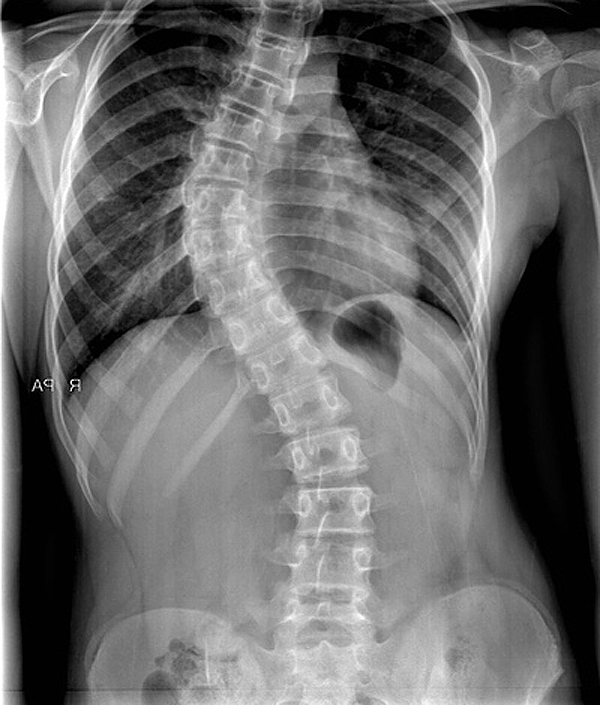
#> input picture ex3.jpg, 600 x 705 px
$ python ayuda_arreglapuntos.py
#> lines starting #> are read from the running program, lines starting #| are printed output that depends on the picture
import numpy as np
from matplotlib import pyplot as plt
import cv2
'''
imagen2 = imread('ex3.jpg')
division=12

lista=[[300., 295.66666667, 335.4, 210.81818182, 376.41666667,
  218., 233.88888889, 382., 371., 281., 334.75, 192., 300., 300.],

 [0., 82., 154.2, 194.54545455, 254.08333333, 315., 375.33333333,
 439.83333333, 494.25, 561.5, 618., 689., 696., 705.]]
img = cv2.imread('ex3.jpg', cv2.IMREAD_COLOR)
'''
lista = [[300., 295.66666667, 335.4, 210.81818182, 376.41666667,
          218., 233.88888889, 382., 371., 281., 334.75, 192., 300., 300.],

         [0., 82., 154.2, 194.54545455, 254.08333333, 315., 375.33333333,
          439.83333333, 494.25, 561.5, 618., 689., 696., 705.]]
img = cv2.imread('ex3.jpg', cv2.IMREAD_COLOR)
#> img is the input picture: shape (705, 600, 3); min 0, max 255, mean 108.2


dimensions = img.shape
#> dimensions = (705, 600, 3)
altura = img.shape[0]
#> altura = 705
ancho = img.shape[1]
#> ancho = 600
print("altura: ",altura)
#| altura:  705
print("ancho: ", ancho)
#| ancho:  600
width = int(ancho)
#> width = 600
height = int(altura)
#> height = 705

dim = (width, height)
#> dim = (600, 705)
resized = cv2.resize(img, dim, interpolation=cv2.INTER_AREA)

fig, ax = plt.subplots()
aa = ax.imshow(resized)
x = lista[0]
y = lista[1]
y_inv = y[::-1]
plt.plot(x, y, 'ob')
plt.show()
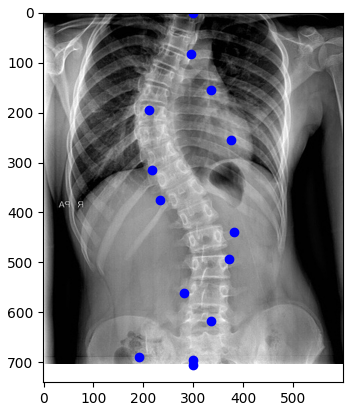
#> figure drawn by matplotlib, 1 panel

$ run again, with ex0.jpg copied over ex3.jpg
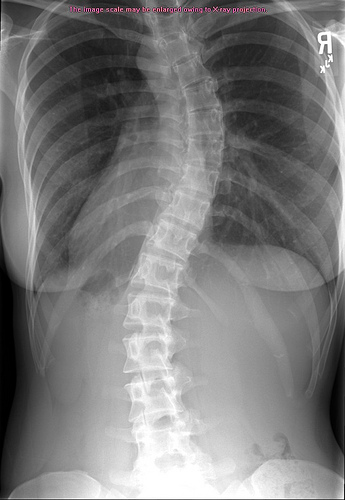
#> input picture ex0.jpg, 345 x 500 px
#> img is the input picture: shape (500, 345, 3); mean B, G, R 123.3, 123.2, 123.5
#| altura:  500
#| ancho:  345
#> `plt.show()`:
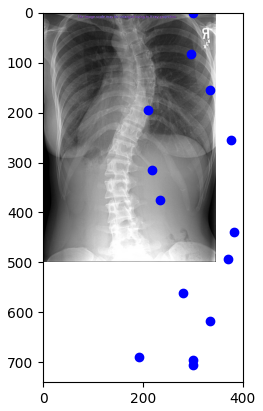
#> figure drawn by matplotlib, 1 panel; B, G, R data is drawn as R, G, B

$ run again, with ex1.jpg copied over ex3.jpg
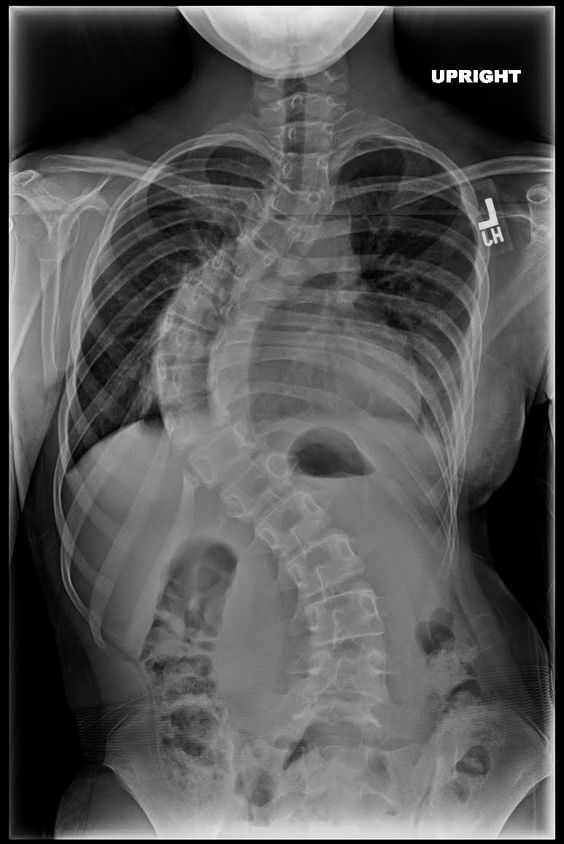
#> input picture ex1.jpg, 564 x 844 px
#> img is the input picture: shape (844, 564, 3); min 0, max 255, mean 84.7
#| altura:  844
#| ancho:  564
#> `plt.show()`:
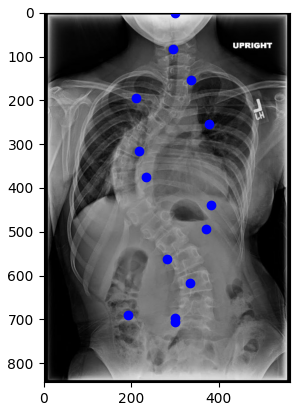
#> figure drawn by matplotlib, 1 panel

$ run again, with ex11.jpg copied over ex3.jpg
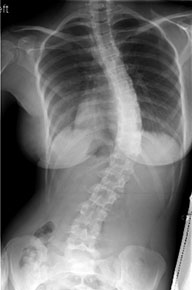
#> input picture ex11.jpg, 192 x 290 px
#> img is the input picture: shape (290, 192, 3); min 0, max 255, mean 111.7
#| altura:  290
#| ancho:  192
#> `plt.show()`:
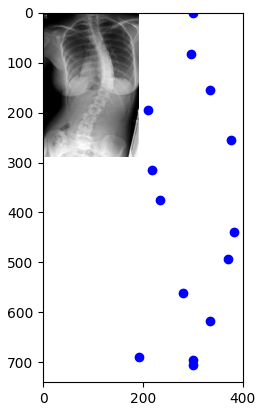
#> figure drawn by matplotlib, 1 panel
